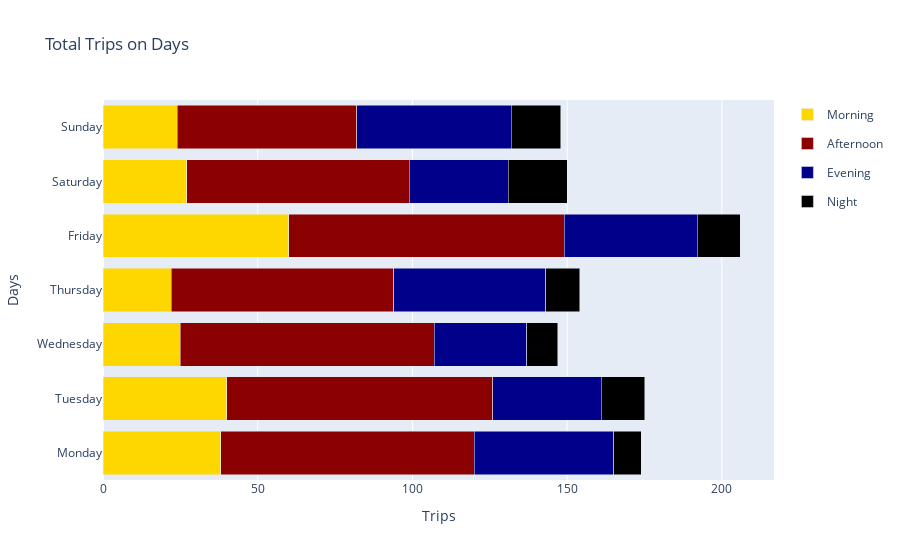

The notebook cell saved with this chart:
### Code cell
fig = go.Figure()

colors = ['gold', 'darkred', 'darkblue', 'black']

for i, col in enumerate(time_day.columns):  
    fig.add_trace(go.Bar(y=time_day.index, x=time_day[col], name=col, orientation='h', marker_color=colors[i], 
                          legendgroup=col))

# Update layout
fig.update_layout(barmode='stack', title='Total Trips on Days', xaxis_title='Trips', yaxis_title='Days')

# Tampilkan plot
fig.show()

### Figure 1 — Plotly figure (JSON) as saved in the notebook; plotly's stock layout.template omitted (floating-point values rounded to 4 significant figures)
{"data": [{"legendgroup": "Morning", "marker": {"color": "gold"}, "name": "Morning", "orientation": "h", "type": "bar", "x": [38, 40, 25, 22, 60, 27, 24], "y": ["Monday", "Tuesday", "Wednesday", "Thursday", "Friday", "Saturday", "Sunday"]}, {"legendgroup": "Afternoon", "marker": {"color": "darkred"}, "name": "Afternoon", "orientation": "h", "type": "bar", "x": [82, 86, 82, 72, 89, 72, 58], "y": ["Monday", "Tuesday", "Wednesday", "Thursday", "Friday", "Saturday", "Sunday"]}, {"legendgroup": "Evening", "marker": {"color": "darkblue"}, "name": "Evening", "orientation": "h", "type": "bar", "x": [45, 35, 30, 49, 43, 32, 50], "y": ["Monday", "Tuesday", "Wednesday", "Thursday", "Friday", "Saturday", "Sunday"]}, {"legendgroup": "Night", "marker": {"color": "black"}, "name": "Night", "orientation": "h", "type": "bar", "x": [9, 14, 10, 11, 14, 19, 16], "y": ["Monday", "Tuesday", "Wednesday", "Thursday", "Friday", "Saturday", "Sunday"]}], "layout": {"barmode": "stack", "title": {"text": "Total Trips on Days"}, "xaxis": {"title": {"text": "Trips"}}, "yaxis": {"title": {"text": "Days"}}}}
